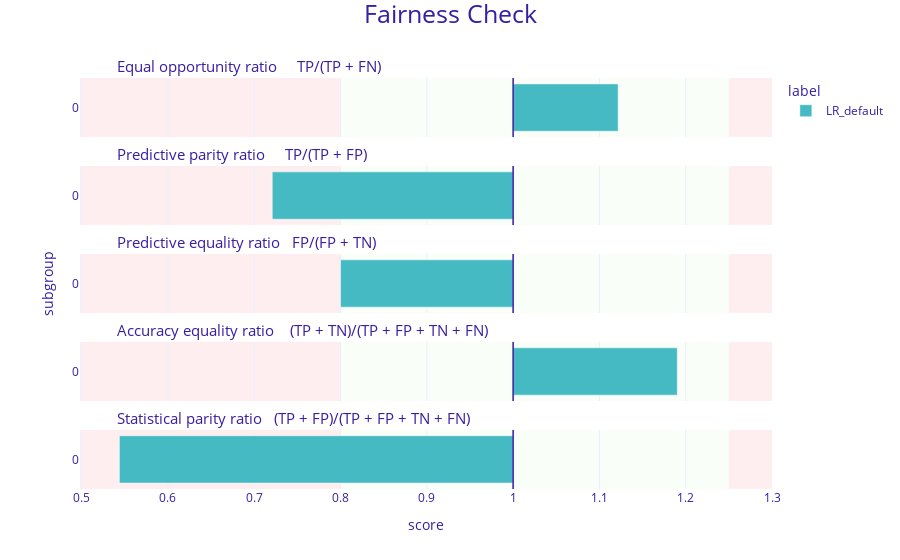

The notebook cell saved with this chart:
### Code cell
fobject2.plot()

### Figure 1 — Plotly figure (JSON) as saved in the notebook; plotly's stock layout.template omitted (floating-point values rounded to 4 significant figures)
{"data": [{"alignmentgroup": "True", "customdata": [["0", 1.122, "LR_default"]], "hovertemplate": "<b>%{customdata[2]}</b><br>Subgroup: %{customdata[0]}<br>Score: %{customdata[1]}<br><extra></extra>", "legendgroup": "LR_default", "marker": {"color": "#46bac2", "pattern": {"shape": ""}}, "name": "LR_default", "offsetgroup": "LR_default", "orientation": "h", "showlegend": true, "textposition": "auto", "type": "bar", "x": [0.1217], "xaxis": "x5", "y": [0.5], "yaxis": "y5"}, {"alignmentgroup": "True", "customdata": [["0", 0.721, "LR_default"]], "hovertemplate": "<b>%{customdata[2]}</b><br>Subgroup: %{customdata[0]}<br>Score: %{customdata[1]}<br><extra></extra>", "legendgroup": "LR_default", "marker": {"color": "#46bac2", "pattern": {"shape": ""}}, "name": "LR_default", "offsetgroup": "LR_default", "orientation": "h", "showlegend": false, "textposition": "auto", "type": "bar", "x": [-0.2792], "xaxis": "x4", "y": [0.5], "yaxis": "y4"}, {"alignmentgroup": "True", "customdata": [["0", 0.8, "LR_default"]], "hovertemplate": "<b>%{customdata[2]}</b><br>Subgroup: %{customdata[0]}<br>Score: %{customdata[1]}<br><extra></extra>", "legendgroup": "LR_default", "marker": {"color": "#46bac2", "pattern": {"shape": ""}}, "name": "LR_default", "offsetgroup": "LR_default", "orientation": "h", "showlegend": false, "textposition": "auto", "type": "bar", "x": [-0.2], "xaxis": "x3", "y": [0.5], "yaxis": "y3"}, {"alignmentgroup": "True", "customdata": [["0", 1.19, "LR_default"]], "hovertemplate": "<b>%{customdata[2]}</b><br>Subgroup: %{customdata[0]}<br>Score: %{customdata[1]}<br><extra></extra>", "legendgroup": "LR_default", "marker": {"color": "#46bac2", "pattern": {"shape": ""}}, "name": "LR_default", "offsetgroup": "LR_default", "orientation": "h", "showlegend": false, "textposition": "auto", "type": "bar", "x": [0.1902], "xaxis": "x2", "y": [0.5], "yaxis": "y2"}, {"alignmentgroup": "True", "customdata": [["0", 0.544, "LR_default"]], "hovertemplate": "<b>%{customdata[2]}</b><br>Subgroup: %{customdata[0]}<br>Score: %{customdata[1]}<br><extra></extra>", "legendgroup": "LR_default", "marker": {"color": "#46bac2", "pattern": {"shape": ""}}, "name": "LR_default", "offsetgroup": "LR_default", "orientation": "h", "showlegend": false, "textposition": "auto", "type": "bar", "x": [-0.4563], "xaxis": "x", "y": [0.5], "yaxis": "y"}], "layout": {"annotations": [{"font": {"size": 15}, "showarrow": false, "text": "Statistical parity ratio   (TP + FP)/(TP + FP + TN + FN)", "x": 0.05, "xanchor": "left", "xref": "paper", "y": 0.144, "yanchor": "bottom", "yref": "paper"}, {"font": {"size": 15}, "showarrow": false, "text": "Accuracy equality ratio    (TP + TN)/(TP + FP + TN + FN)", "x": 0.05, "xanchor": "left", "xref": "paper", "y": 0.358, "yanchor": "bottom", "yref": "paper"}, {"font": {"size": 15}, "showarrow": false, "text": "Predictive equality ratio   FP/(FP + TN)", "x": 0.05, "xanchor": "left", "xref": "paper", "y": 0.572, "yanchor": "bottom", "yref": "paper"}, {"font": {"size": 15}, "showarrow": false, "text": "Predictive parity ratio     TP/(TP + FP)", "x": 0.05, "xanchor": "left", "xref": "paper", "y": 0.786, "yanchor": "bottom", "yref": "paper"}, {"font": {"size": 15}, "showarrow": false, "text": "Equal opportunity ratio     TP/(TP + FN)", "x": 0.05, "xanchor": "left", "xref": "paper", "y": 1, "yanchor": "bottom", "yref": "paper"}], "autosize": true, "barmode": "group", "font": {"color": "#371ea3"}, "legend": {"title": {"text": "label"}, "tracegroupgap": 0}, "margin": {"b": 71, "r": 30, "t": 78}, "shapes": [{"fillcolor": "#f05a71", "layer": "below", "line": {"width": 0}, "opacity": 0.1, "type": "rect", "x0": 0.25, "x1": 0.3, "xref": "x", "y0": 0, "y1": 1, "yref": "y"}, {"fillcolor": "#f05a71", "layer": "below", "line": {"width": 0}, "opacity": 0.1, "type": "rect", "x0": -0.5019, "x1": -0.2, "xref": "x", "y0": 0, "y1": 1, "yref": "y"}, {"fillcolor": "#c7f5bf", "layer": "below", "line": {"width": 0}, "opacity": 0.1, "type": "rect", "x0": -0.2, "x1": 0.25, "xref": "x", "y0": 0, "y1": 1, "yref": "y"}, {"line": {"color": "#371ea3", "width": 1.5}, "type": "line", "x0": 0, "x1": 0, "xref": "x", "y0": 0, "y1": 1, "yref": "y"}, {"fillcolor": "#f05a71", "layer": "below", "line": {"width": 0}, "opacity": 0.1, "type": "rect", "x0": 0.25, "x1": 0.3, "xref": "x", "y0": 0, "y1": 1, "yref": "y2"}, {"fillcolor": "#f05a71", "layer": "below", "line": {"width": 0}, "opacity": 0.1, "type": "rect", "x0": -0.5019, "x1": -0.2, "xref": "x", "y0": 0, "y1": 1, "yref": "y2"}, {"fillcolor": "#c7f5bf", "layer": "below", "line": {"width": 0}, "opacity": 0.1, "type": "rect", "x0": -0.2, "x1": 0.25, "xref": "x", "y0": 0, "y1": 1, "yref": "y2"}, {"line": {"color": "#371ea3", "width": 1.5}, "type": "line", "x0": 0, "x1": 0, "xref": "x", "y0": 0, "y1": 1, "yref": "y2"}, {"fillcolor": "#f05a71", "layer": "below", "line": {"width": 0}, "opacity": 0.1, "type": "rect", "x0": 0.25, "x1": 0.3, "xref": "x", "y0": 0, "y1": 1, "yref": "y3"}, {"fillcolor": "#f05a71", "layer": "below", "line": {"width": 0}, "opacity": 0.1, "type": "rect", "x0": -0.5019, "x1": -0.2, "xref": "x", "y0": 0, "y1": 1, "yref": "y3"}, {"fillcolor": "#c7f5bf", "layer": "below", "line": {"width": 0}, "opacity": 0.1, "type": "rect", "x0": -0.2, "x1": 0.25, "xref": "x", "y0": 0, "y1": 1, "yref": "y3"}, {"line": {"color": "#371ea3", "width": 1.5}, "type": "line", "x0": 0, "x1": 0, "xref": "x", "y0": 0, "y1": 1, "yref": "y3"}, {"fillcolor": "#f05a71", "layer": "below", "line": {"width": 0}, "opacity": 0.1, "type": "rect", "x0": 0.25, "x1": 0.3, "xref": "x", "y0": 0, "y1": 1, "yref": "y4"}, {"fillcolor": "#f05a71", "layer": "below", "line": {"width": 0}, "opacity": 0.1, "type": "rect", "x0": -0.5019, "x1": -0.2, "xref": "x", "y0": 0, "y1": 1, "yref": "y4"}, {"fillcolor": "#c7f5bf", "layer": "below", "line": {"width": 0}, "opacity": 0.1, "type": "rect", "x0": -0.2, "x1": 0.25, "xref": "x", "y0": 0, "y1": 1, "yref": "y4"}, {"line": {"color": "#371ea3", "width": 1.5}, "type": "line", "x0": 0, "x1": 0, "xref": "x", "y0": 0, "y1": 1, "yref": "y4"}, {"fillcolor": "#f05a71", "layer": "below", "line": {"width": 0}, "opacity": 0.1, "type": "rect", "x0": 0.25, "x1": 0.3, "xref": "x", "y0": 0, "y1": 1, "yref": "y5"}, {"fillcolor": "#f05a71", "layer": "below", "line": {"width": 0}, "opacity": 0.1, "type": "rect", "x0": -0.5019, "x1": -0.2, "xref": "x", "y0": 0, "y1": 1, "yref": "y5"}, {"fillcolor": "#c7f5bf", "layer": "below", "line": {"width": 0}, "opacity": 0.1, "type": "rect", "x0": -0.2, "x1": 0.25, "xref": "x", "y0": 0, "y1": 1, "yref": "y5"}, {"line": {"color": "#371ea3", "width": 1.5}, "type": "line", "x0": 0, "x1": 0, "xref": "x", "y0": 0, "y1": 1, "yref": "y5"}], "title": {"font": {"size": 25}, "text": "Fairness Check", "x": 0.5, "y": 0.99}, "xaxis": {"anchor": "y", "domain": [0, 1], "range": [-0.5019, 0.3], "ticktext": [0.4, 0.5, 0.6, 0.7, 0.8, 0.9, 1, 1.1, 1.2, 1.3, 1], "tickvals": [-0.6, -0.5, -0.4, -0.3, -0.2, -0.1, 0, 0.1, 0.2, 0.3, 0], "title": {"text": "score"}, "type": "linear"}, "xaxis2": {"anchor": "y2", "domain": [0, 1], "matches": "x", "range": [-0.5019, 0.3], "showticklabels": false, "ticktext": [0.4, 0.5, 0.6, 0.7, 0.8, 0.9, 1, 1.1, 1.2, 1.3, 1], "tickvals": [-0.6, -0.5, -0.4, -0.3, -0.2, -0.1, 0, 0.1, 0.2, 0.3, 0], "type": "linear"}, "xaxis3": {"anchor": "y3", "domain": [0, 1], "matches": "x", "range": [-0.5019, 0.3], "showticklabels": false, "ticktext": [0.4, 0.5, 0.6, 0.7, 0.8, 0.9, 1, 1.1, 1.2, 1.3, 1], "tickvals": [-0.6, -0.5, -0.4, -0.3, -0.2, -0.1, 0, 0.1, 0.2, 0.3, 0], "type": "linear"}, "xaxis4": {"anchor": "y4", "domain": [0, 1], "matches": "x", "range": [-0.5019, 0.3], "showticklabels": false, "ticktext": [0.4, 0.5, 0.6, 0.7, 0.8, 0.9, 1, 1.1, 1.2, 1.3, 1], "tickvals": [-0.6, -0.5, -0.4, -0.3, -0.2, -0.1, 0, 0.1, 0.2, 0.3, 0], "type": "linear"}, "xaxis5": {"anchor": "y5", "domain": [0, 1], "matches": "x", "range": [-0.5019, 0.3], "showticklabels": false, "ticktext": [0.4, 0.5, 0.6, 0.7, 0.8, 0.9, 1, 1.1, 1.2, 1.3, 1], "tickvals": [-0.6, -0.5, -0.4, -0.3, -0.2, -0.1, 0, 0.1, 0.2, 0.3, 0], "type": "linear"}, "yaxis": {"anchor": "x", "domain": [0, 0.144], "range": [0, 1], "showgrid": false, "ticktext": ["0"], "tickvals": [0.5], "title": {"text": ""}, "type": "linear", "zeroline": false}, "yaxis2": {"anchor": "x2", "domain": [0.214, 0.358], "matches": "y", "range": [0, 1], "showgrid": false, "ticktext": ["0"], "tickvals": [0.5], "title": {"text": ""}, "type": "linear", "zeroline": false}, "yaxis3": {"anchor": "x3", "domain": [0.428, 0.572], "matches": "y", "range": [0, 1], "showgrid": false, "ticktext": ["0"], "tickvals": [0.5], "title": {"text": "subgroup"}, "type": "linear", "zeroline": false}, "yaxis4": {"anchor": "x4", "domain": [0.642, 0.786], "matches": "y", "range": [0, 1], "showgrid": false, "ticktext": ["0"], "tickvals": [0.5], "title": {"text": ""}, "type": "linear", "zeroline": false}, "yaxis5": {"anchor": "x5", "domain": [0.856, 1], "matches": "y", "range": [0, 1], "showgrid": false, "ticktext": ["0"], "tickvals": [0.5], "title": {"text": ""}, "type": "linear", "zeroline": false}}}
